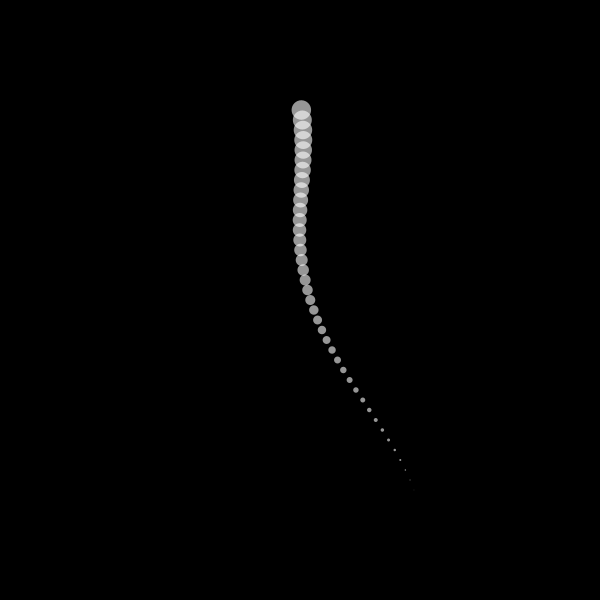
Frame 1 (no input)
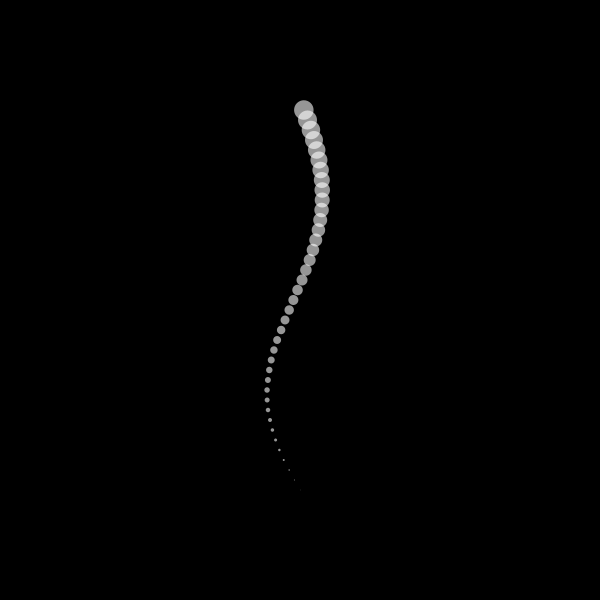
Frame 60 (the mouse pressed at the canvas centre just before this capture)
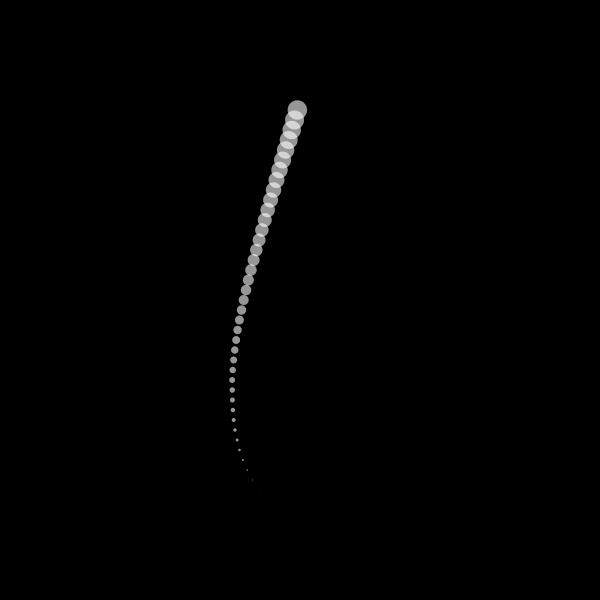
Frame 120 (the mouse held since frame 60 and released just before this capture)

The Processing sketch that drew these frames (run headless with seeded random() and noise(); from frame 60 on, the mouse is pressed at the canvas centre):

// Processing sketch: queue01_extremite_fixe
// ── queue01_extremite_fixe.pde
float delta1= 0, delta2 = 0;
float offset1 = 0.0, offset2 = 0.0;
float noisescale1 = 2.0, noisescale2 = 0.5;
float incrementOffset1 = 0.01, incrementOffset2 = 0.01;
float posInitialeX, posInitialeY;
float amplitude = 400;
int pas = 10;
float tailleEllipse = 20;

void setup() {
  size(600, 600);
  posInitialeX = width/2;
  posInitialeY = height/2;
  background(0);
  smooth();
  fill(255,150);
  noStroke();
}

void draw() {
  background(0);
  noiseDetail(2, 1);
  
  translate(0, -amplitude*0.5);
  delta2 = ((noise(offset2*noisescale2))*amplitude)-(amplitude*0.5);
  for (int i = (int)amplitude; i > 0; i-=pas) {
    delta1 = ((noise(offset1*noisescale1))*amplitude)-(amplitude*0.5);
    // Les variables de décalage sont progressivement affectées par l’incrémentation de i :
    // De même pour la taille de l'ellipse
    float diametre = tailleEllipse*(map(i, amplitude, 0, 0, -1));
    ellipse(posInitialeX+((delta1+delta2)*map(i,amplitude, 0, 1, 0)), posInitialeY+i, diametre, diametre);
    offset1+=incrementOffset1;
  }
  
  // Incrémentation de offset2 seulement à la fin de la boucle
  offset2+=incrementOffset2;
  
  
  // Si on réinitialise offset1 à 0, on redessine la même chose à tous les frames
  //offset1 = 0;
  // Si on incrémente offset1 par la nouvelle valeur de offset2, on produit une animation «imbriquée»
  offset1 = offset2;
}
